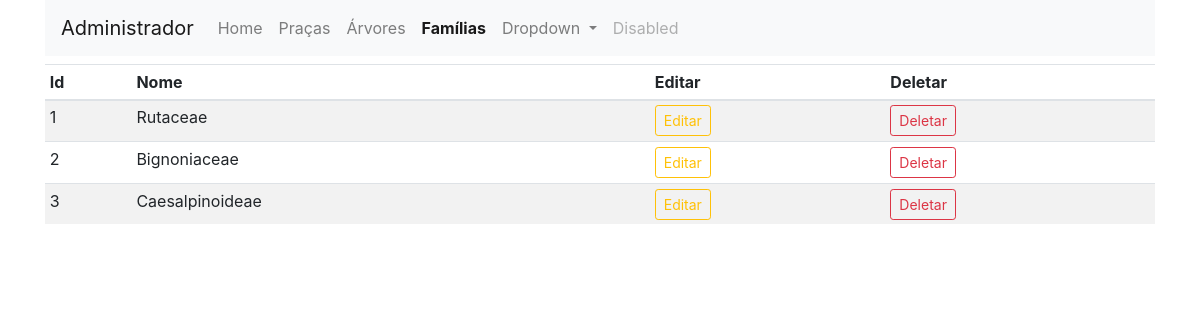
Page /familias (signed in) on the earlier database version.
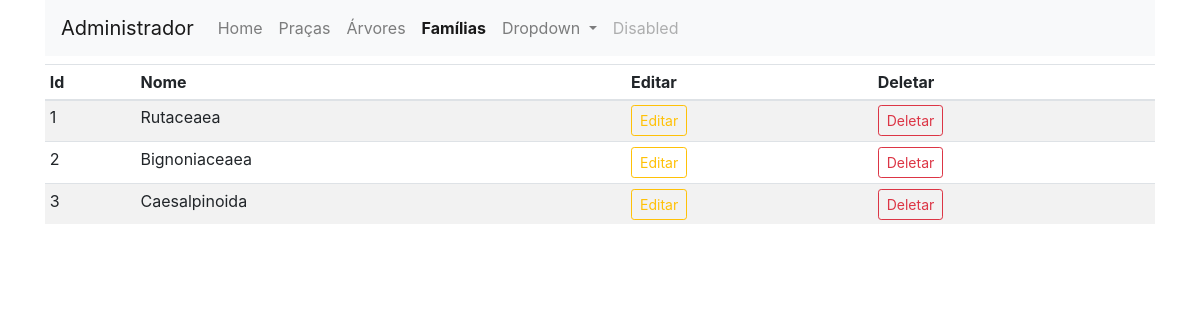
Same page on the later database version.
### app_arbo/trees/models.py (models this page shows)
class Familia(db.Model):
    id=db.Column(db.Integer,primary_key=True)
    name=db.Column(db.String(30),nullable=False,unique=True)

### app_arbo/admin/rotas.py (the view)
@app.route('/familias')
def familias():
    if 'email' not in session:
        flash(f'Favor faça seu login no sistema.', 'success')
        return redirect(url_for('login'))
    familias = Familia.query.order_by(Familia.id.desc( )).all()
    return render_template('admin/familia.html', title='Página Famílias', familias=familias)

### app_arbo/templates/admin/familia.html (shortened to what this page needs)
{% extends 'layouts.html' %}
{% block content %}
<div class="container">
    <nav class="navbar navbar-expand-lg navbar-light bg-light">
        <a class="navbar-brand" href="/admin">Administrador</a>
        <div class="collapse navbar-collapse" id="navbarSupportedContent">
          <ul class="navbar-nav mr-auto">
            <li class="nav-item ">
              <a class="nav-link" href="/admin">Home <span class="sr-only">(current)</span></a>
            </li>
            <li class="nav-item">
                <a class="nav-link" href="/pracas">Praças</a>
              </li>
              <li class="nav-item">
                <a class="nav-link" href="/arvores">Árvores</a>
              </li>
              <li class="nav-item active">
                <a class="nav-link" href="/familias"><strong>Famílias</strong></a>
            </li>
            <li class="nav-item dropdown">
              <a class="nav-link dropdown-toggle" href="#" id="navbarDropdown" role="button" data-toggle="dropdown" aria-haspopup="true" aria-expanded="false">
                Dropdown
              </a>
            </li>
            <li class="nav-item">
              <a class="nav-link disabled" href="#" tabindex="-1" aria-disabled="true">Disabled</a>
            </li>
          </ul>
        </div>
      </nav>
</div>
<div class="container mt-2">
    <table class="table table-sm table-striped">
        <thead>
            <th>Id</th>
            <th>Nome</th>
            <th></th>
            <th>Editar</th>
            <th>Deletar</th>
        </thead>
        <tbody>
            {% if familias %}
            {% for familia in familias %}
            <tr>
                <td>{{loop.index}}</td>
                <td>{{familia.name}}</td>
                <td></td>
                <td><a href="{{url_for('updatefamilia', id=familia.id)}}" class="btn btn-sm btn-outline-warning">Editar</a></td>
                <td><a href="" class="btn btn-sm btn-outline-danger">Deletar</a></td>
            </tr>
            {% endfor %}
            {% endif %}
        </tbody>
    </table>
</div>
{% endblock content %}

### app_arbo/templates/layouts.html (shortened to what this page needs)
<!doctype html>
<html lang="pt-br">
  <head>
    <link rel="stylesheet" href="{{url_for('static', filename='css/bootstrap.min.css')}}">
  </head>
  <body>
{% block content %}
{% endblock content %}
  </body>
</html>

Differences in the rows shown:
changed Familia: name "Rutaceae" → "Rutaceaea"
changed Familia: name "Bignoniaceae" → "Bignoniaceaea"
changed Familia: name "Caesalpinoideae" → "Caesalpinoida"
